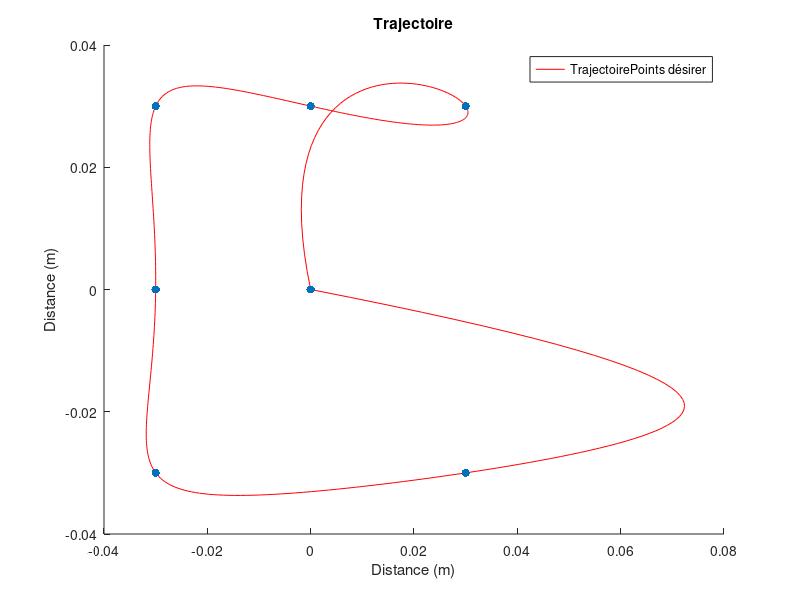

Recreate this plot in MATLAB. (Note: this script raises an error after producing the figure.)
clc
close all
clear all

%% Information
% point 1 = (0,0)
% point 2 = (3,3)
% point 3 = (-3,3)
% point 4 = (-3,-3)
% point 5 = (3,-3)
% point 6 = (0,0)

%Variables
%Un huit en trajectoire
% OUT = [0.0/100  3.0/100   5.0/100   3.0/100  -3.0/100  -5.0/100  -3.0/100   0.0/100;
%        0.0/100  3.0/100   0.0/100  -3.0/100   3.0/100   0.0/100  -3.0/100   0.0/100]';

% OUT_Pos = [0.1375  3.0   0.1375  -3.0  -3.0  -3.0   3.0   0.1375;
%            0.1375  3.0   3.0   3.0   0.1375  -3.0  -3.0   0.1375]';

OUT = [0.0  3.0   0.0  -3.0  -3.0  -3.0   3.0   0.0;
       0.0  3.0   3.0   3.0   0.0  -3.0  -3.0   0.0]';


diviser = 100
%Mettre en Cm
OUT = OUT./diviser;
%0.1375m milieu
%0.2750m max

Temps = linspace(1, 8, length(OUT(:,1)));
Position = (1:0.02:8);

%Pour les X
for n = 1:length(OUT(:,1))
    for nn = 1:length(OUT(:,1));
        C(nn, n) = (Temps(nn)).^(n-1);
    end
end

%Pour les Y
for n = 1:length(OUT(:,2))
    S(n,1) = OUT(n,2);
    S2(n,1) = OUT(n,1);
end

clear n nn

%Calcul de l'interpolation
A1 = pinv(C)*S;
A2 = pinv(C)*S2;

%x
H1 = A1(8).*Position.^7 + A1(7).*Position.^6 + A1(6).*Position.^5 + A1(5).*Position.^4 + A1(4).*Position.^3 + A1(3).*Position.^2 + A1(2).*Position + A1(1);
%y
H2 = A2(8).*Position.^7 + A2(7).*Position.^6 + A2(6).*Position.^5 + A2(5).*Position.^4 + A2(4).*Position.^3 + A2(3).*Position.^2 + A2(2).*Position + A2(1);

%Pour la longueur
%Finale B
Position2 = Position(end)
dH1 = 7*A1(8).*Position2.^6 + 6*A1(7).*Position2.^5 + 5*A1(6).*Position2.^4 + 4*A1(5).*Position2.^3 + 3*A1(4).*Position2.^2 + 2*A1(3).*Position2 + A1(2).*Position2;
dH2 = 7*A2(8).*Position2.^6 + 6*A2(7).*Position2.^5 + 5*A2(6).*Position2.^4 + 4*A2(5).*Position2.^3 + 3*A2(4).*Position2.^2 + 2*A2(3).*Position2 + A2(2).*Position2;
ans1 = sqrt(1+(dH2/dH1).^2);
%Depart A
Position2 = Position(1)
dH1 = 7*A1(8).*Position2.^6 + 6*A1(7).*Position2.^5 + 5*A1(6).*Position2.^4 + 4*A1(5).*Position2.^3 + 3*A1(4).*Position2.^2 + 2*A1(3).*Position2 + A1(2).*Position2;
dH2 = 7*A2(8).*Position2.^6 + 6*A2(7).*Position2.^5 + 5*A2(6).*Position2.^4 + 4*A2(5).*Position2.^3 + 3*A2(4).*Position2.^2 + 2*A2(3).*Position2 + A2(2).*Position2;
ans2 = sqrt(1+(dH2/dH1).^2);

%Les deux ensemble
Longueur = ans1 + ans2


H1 = H1(:);
H2 = H2(:);

%Ajustement pour le maximum
% H1(H1 <= -0.08) = -0.08;
% H1(H1 >=  0.08) =  0.08;
% H2(H2 <= -0.08) = -0.08;
% H2(H2 >=  0.08) =  0.08;

figure
hold on
plot(H2, H1, "red")
scatter(OUT(:,1), OUT(:,2), "blue", 'filled')
%xlim([-0.04 0.08])
%ylim([-0.05 0.05])
xlabel("Distance (m)")
ylabel("Distance (m)")
title("Trajectoire")
legend(["Trajectoire", "Points désirer"])

%% Save les valeurs 
Path = which("Trajectoire.m");
Path = strrep(Path, 'Trajectoire.m', 'Trajectoire.mat');
save(Path, "-mat");

%% Autre
% Si on veut juste de point vers point
% Diviser = 10;

% for n = 2:length(OUT(:,1))
%     if OUT(n,1) == OUT(n-1,1)
%         X = OUT(n,1)*ones(1, Diviser);
%     elseif OUT(n,1) < OUT(n-1,1)
%         X = linspace(OUT(n-1,1),OUT(n,1),Diviser);
%     elseif OUT(n,1) > OUT(n-1,1)
%         X = linspace(OUT(n-1,1),OUT(n,1), Diviser);
%     end
% 
%     if OUT(n,2) == OUT(n-1,2)
%         Y = OUT(n,2)*ones(1, Diviser);
%     elseif OUT(n,2) < OUT(n-1,2)
%         Y = linspace(OUT(n-1,2),OUT(n,2),Diviser);
%     elseif OUT(n,2) > OUT(n-1,2)
%         Y = linspace(OUT(n-1,2),OUT(n,1), Diviser);
%     end
% 
%     if n == 2
%         Xout = X;
%         Yout = Y;
%     else
%         Xout = [Xout X];
%         Yout = [Yout Y];
%     end
% end
% figure
% scatter(Xout, Yout)
% xlim([-4 4])
% ylim([-4 4])


disp("Hello World");
